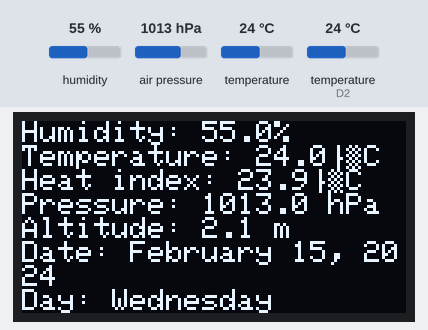
The sketch below on a simulated Arduino MKR. Parts: 128×64 one-colour display. The inputs (shaded band) are chosen by the test bench; at power-on: humidity 55 %, air pressure 1013 hPa, temperature 24 °C, temperature (sensor on D2) 24 °C. WiFi joins after 1.5 s; servers stay silent unless stated; network time is answered at once with the bench clock; the local clock reads 2024-03-15 10:24:30 at power-on unless the sketch sets it; what the sketch prints to the serial monitor is not drawn.

Above: at 2.7 s.
2.8 s: humidity set to 22 %
At 4.6 s:
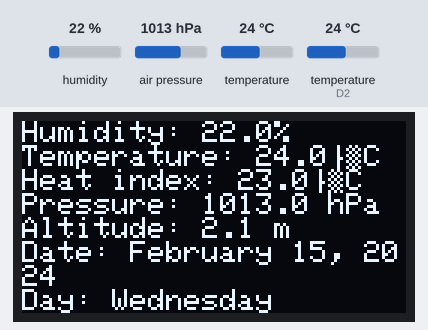
5.1 s: air pressure set to 952 hPa
At 6.2 s:
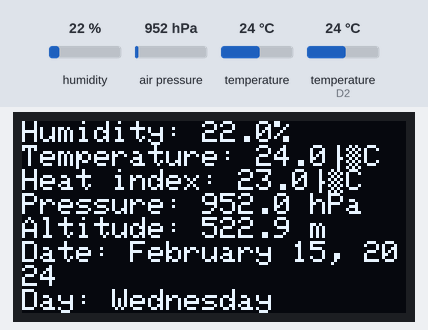
7.2 s: temperature (sensor 0) set to 12 °C
At 9.0 s:
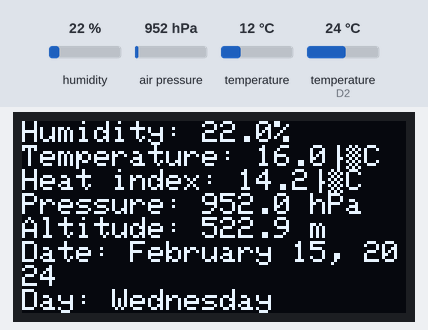
9.3 s: temperature (sensor on D2) set to 12 °C
At 10.8 s:
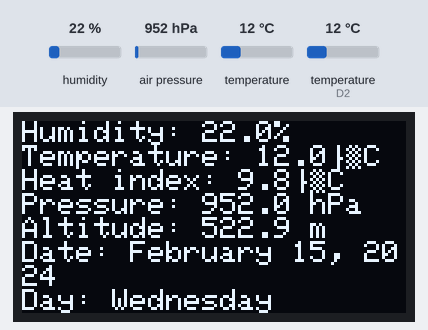
11.3 s: humidity set to 40 %
At 12.5 s:
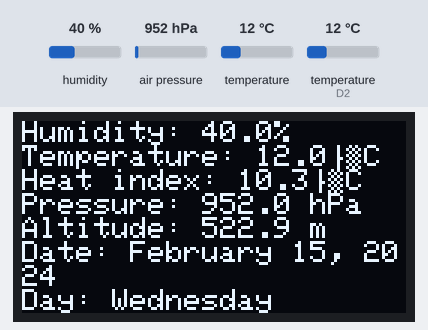
13.4 s: air pressure set to 975 hPa
At 15.4 s:
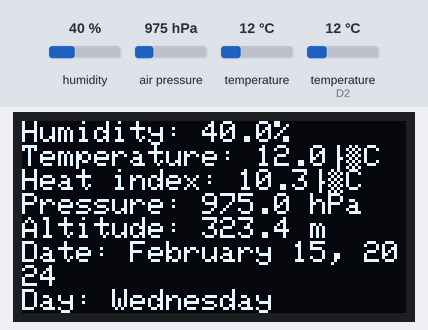
Timing chart, 0 to 16.5 s (numbered marks = the images above; inputs shaded):
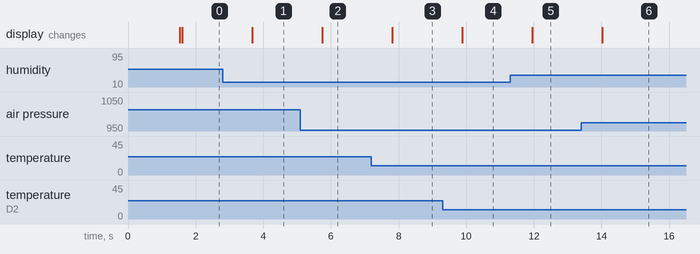

The sketch:

Sensor_Actuator_Test.ino
```cpp
#include <Adafruit_BMP280.h>
#include <DHT.h>
#include <Wire.h>
#include <DS3231.h>
#include <Adafruit_GFX.h>
#include <Adafruit_SSD1306.h>
#include <WiFiNINA.h>
#include <NTPClient.h>

// Replace with your network credentials
const char* ssid = "CSD";
const char* password = "csd@NITK2014";

// NTP Server settings
const char* ntpServer = "10.100.80.26";
const long gmtOffsetInSeconds = 19800;  // Your GMT offset in seconds

#define SCREEN_WIDTH 128
#define SCREEN_HEIGHT 64

#define OLED_RESET -1
#define SCREEN_ADDRESS 0x3C  // Address of the OLED display

Adafruit_SSD1306 display(SCREEN_WIDTH, SCREEN_HEIGHT, &Wire, OLED_RESET);

#define DHTPIN 2
#define DHTTYPE DHT21

// Create instances of necessary libraries
WiFiClient wifiClient;
WiFiUDP udp;                                               // Create a UDP instance
NTPClient timeClient(udp, ntpServer, gmtOffsetInSeconds);  // Use UDP instance in NTPClient constructor
Adafruit_BMP280 bmp;                                       // I2C
DHT dht(DHTPIN, DHTTYPE);
RTClib myRTC;
DS3231 myRTC2;

float temp, humid, hI, pressure, alti;
int year, month, date, day, hour, minute, second;

const char* daysOfWeek[] = { "", "Sunday", "Monday", "Tuesday", "Wednesday", "Thursday", "Friday", "Saturday" };
const char* monthsOfYear[] = { "", "January", "February", "March", "April", "May", "June", "July", "August", "September", "October", "November", "December" };

void updateRTCFromNTP() {
  timeClient.begin();
  timeClient.update();

  unsigned long epochTime = timeClient.getEpochTime();
  myRTC2.setEpoch(epochTime);

  Serial.print("Updated RTC with NTP time: ");
  Serial.println(epochTime);
}

void setup() {
  Serial.begin(115200);
  while (!Serial) delay(100);  // wait for native usb

  // Connect to Wi-Fi
  WiFi.begin(ssid, password);
  while (WiFi.status() != WL_CONNECTED) {
    delay(1000);
    Serial.println("Connecting to WiFi...");
  }
  Serial.println("Connected to WiFi");

  // Initialize DS3231 RTC
  Wire.begin();

  myRTC2.setClockMode(false);  // set to 24h
  // Update RTC with NTP time
  updateRTCFromNTP();

  bmp.begin(BMP280_ADDRESS_ALT, BMP280_CHIPID);
  dht.begin();

  display.begin(SSD1306_SWITCHCAPVCC, SCREEN_ADDRESS);
  display.setRotation(2);  // Rotate 180 degrees

  /* Default settings from datasheet. */
  bmp.setSampling(Adafruit_BMP280::MODE_NORMAL,     /* Operating Mode. */
                  Adafruit_BMP280::SAMPLING_X2,     /* Temp. oversampling */
                  Adafruit_BMP280::SAMPLING_X16,    /* Pressure oversampling */
                  Adafruit_BMP280::FILTER_X16,      /* Filtering. */
                  Adafruit_BMP280::STANDBY_MS_500); /* Standby time. */
}

void loop() {

  DateTime now = myRTC.now();

  temp = (dht.readTemperature() + bmp.readTemperature() + myRTC2.getTemperature()) / 3;
  humid = dht.readHumidity();
  hI = dht.computeHeatIndex(temp, humid, false);
  pressure = bmp.readPressure() / 100.00;
  alti = bmp.readAltitude(1013.25);
  year = now.year();
  month = now.month();
  date = now.day();
  day = myRTC2.getDoW();
  hour = now.hour();
  minute = now.minute();
  second = now.second();

  Serial.print(F("Humidity: "));
  Serial.print(humid);
  Serial.println(F("%"));

  Serial.print(F("Temperature: "));
  Serial.print(temp);
  Serial.println(F("°C "));

  Serial.print(F("Heat index: "));
  Serial.print(hI);
  Serial.println(F("°C "));

  Serial.print(F("Pressure: "));
  Serial.print(pressure);
  Serial.println(" hPa");

  Serial.print(F("Approx altitude: "));
  Serial.print(alti);
  Serial.println(" m");

  Serial.print(F("Date: "));
  Serial.print(monthsOfYear[month]);
  Serial.print(" ");
  Serial.print(date);
  Serial.print(", ");
  Serial.println(year);
  Serial.print(F("Day: "));
  Serial.println(daysOfWeek[day]);
  Serial.print(F("Time: "));
  if (hour < 10) {
    Serial.print("0");
  }
  Serial.print(hour);
  Serial.print(":");
  if (minute < 10) {
    Serial.print("0");
  }
  Serial.print(minute);
  Serial.print(":");
  if (second < 10) {
    Serial.print("0");
  }
  Serial.println(second);
  Serial.println();

  display.clearDisplay();
  display.setTextSize(1);
  display.setTextColor(SSD1306_WHITE);

  display.setCursor(0, 0);
  display.print(F("Humidity: "));
  display.print(humid, 1);
  display.println(F("%"));

  display.print(F("Temperature: "));
  display.print(temp, 1);
  display.println(F("°C "));

  display.print(F("Heat index: "));
  display.print(hI, 1);
  display.println(F("°C "));

  display.print(F("Pressure: "));
  display.print(pressure, 1);
  display.println(" hPa");

  display.print(F("Altitude: "));
  display.print(alti, 1);
  display.println(" m");

  display.print(F("Date: "));
  display.print(monthsOfYear[month - 1]);
  display.print(" ");
  display.print(date);
  display.print(", ");
  display.println(year);
  display.print(F("Day: "));
  display.println(daysOfWeek[day - 1]);
  display.print(F("Time: "));
  if (hour < 10) {
    display.print("0");
  }
  display.print(hour);
  display.print(":");
  if (minute < 10) {
    display.print("0");
  }
  display.print(minute);
  display.print(":");
  if (second < 10) {
    display.print("0");
  }
  display.println(second);

  display.display();
  delay(1000);
}
```

Measured:
- after the input at 2.8 s, the display: changes after 0.87 s (image 1)
- after the input at 5.1 s, the display: changes after 0.64 s (image 2)
- after the input at 7.2 s, the display: changes after 0.61 s (image 3)
- after the input at 9.3 s, the display: changes after 0.58 s (image 4)
- after the input at 11.3 s, the display: changes after 0.65 s (image 5)
- after the input at 13.4 s, the display: changes after 0.62 s (image 6)
